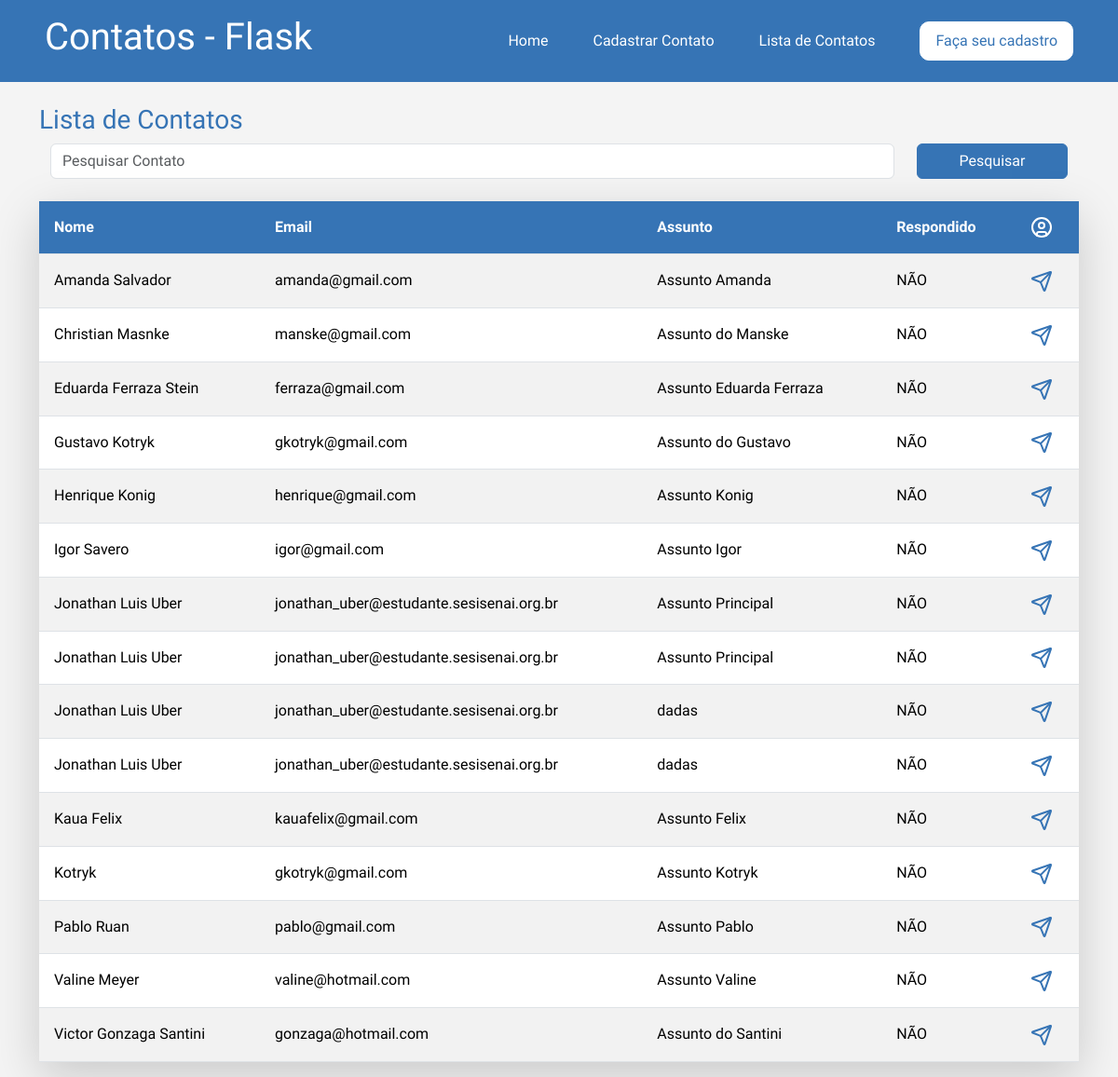
Page /contato/lista/ on the committed database.
### app/models.py (models this page shows)
class Contato(db.Model):
    id = db.Column(db.Integer, primary_key=True)
    data_envio = db.Column(db.DateTime, default=datetime.now())
    nome = db.Column(db.String(100), nullable=True)
    email = db.Column(db.String(100), nullable=True)
    assunto = db.Column(db.String(100), nullable=True)
    mensagem = db.Column(db.String(100), nullable=True)
    respondido = db.Column(db.Integer, default=0)

### app/views.py (the view)
@app.route('/contato/lista/')
def contatoLista():
    if request.method == 'GET':
        pesquisa = request.args.get('pesquisa', '')
    dados = Contato.query.order_by('nome')
    if pesquisa != '':
        dados = dados.filter(Contato.nome.ilike(f'%{pesquisa}%'))
    context = {'dados' : dados.all()}
    return render_template('contato_lista.html', context=context)

### app/templates/contato_lista.html (shortened to what this page needs)
{% extends "base.html" %}
{% block content %}
{% include "header.html" %}
    <div class="container">
            <div class="row mt-4">
                <h3>Lista de Contatos</h3>
                <form action="" method="get" class="row  m-0">
                    <div class="col-10">
                        <input type="text" name="pesquisa" class="form-control" placeholder="Pesquisar Contato">
                    </div>
                    <div class="col-2 m-0">
                        <button type="submit" class="btn btn-primary w-100 m-0">Pesquisar</button>
                    </div>
                </form>
                <div class="col-12">
                    <table class="table mt-4 table-striped  shadow-lg">
                        <thead >
                            <tr class="">
                                <th class="p-3">Nome</th>
                                <th class="p-3">Email</th>
                                <th class="p-3">Assunto</th>
                                <th class="p-3">Respondido</th>
                                <th class="p-3">
                                </th>
                            </tr>
                        </thead>
                        <body>
                            {% for linha in context.dados %}
                                <tr>
                                    <td class="p-3 align-items-center">{{ linha.nome }}</td>
                                    <td class="p-3 align-items-center">{{ linha.email }}</td>
                                    <td class="p-3 align-items-center">{{ linha.assunto }}</td>
                                    <td class="p-3 align-items-center">
                                        {% if linha.respondido == 1 %}
                                            SIM
                                        {% else %}
                                            NÃO
                                        {% endif%}
                                    </td>
                                    <td class="p-3 align-items-center">
                                        <a href="{{url_for('contatoDetalhes', id = linha.id)}}" id="abrirPerfil">
                                        </a>
                                    </td>
                                </tr>
                            {% endfor %}
                        </body>
                    </table>
                </div>
            </div>
       </div>
{% endblock %}

### app/templates/base.html (shortened to what this page needs)
<!DOCTYPE html>
<html lang="pt-br">
<head>
    <link href="https://cdn.jsdelivr.net/npm/bootstrap@5.3.7/dist/css/bootstrap.min.css" rel="stylesheet">
    <link rel="stylesheet" href="{{ url_for('static', filename='style.css') }}">
</head>
<body>
        {% block content %} {% endblock %}
</body>
</html>

### app/templates/header.html
{% extends "base.html" %}
{% block content %}
    <header>
        <div class="container-header">
            <div class="logo">
                <h1>Contatos - Flask</h1>
            </div>
            <div class="botoesLinks">
                <a href="{{url_for('homepage')}}" class="link">Home</a>
                <a href="{{url_for('contato_cadastro')}}" class="link">Cadastrar Contato</a>
                <a href="{{url_for('contatoLista')}}" style="text-align: center;" class="link">Lista de Contatos</a>
                {% if current_user.is_authenticated %}
                <a href="{{url_for('cadastro_usuario')}}" class="Cadastro-User">{{current_user.nome}} {{current_user.sobrenome}}</a>
                <a href="" class="Cadastro-Sair">Sair</a>
                {% else %}
                <a href="{{url_for('cadastro_usuario')}}" class="Cadastro-User">Faça seu cadastro</a>
                {% endif %}
            </div>
        </div>
    </header>
{% endblock %}

### app/static/style.css (style rules this page uses)
* { margin: 0; padding: 0; }
body { font-family: "Nata Sans", sans-serif; background-color: #f4f4f4; color: #3674B5; width: 100%; }
header { background-color: #3674B5; color: white; font-family: "Nata Sans", sans-serif; width: 100%; }
.container-header { display: flex; flex-direction: row; justify-content: space-between; align-items: center; padding: 1rem 3rem; }
.container-header h1 { font-size: 2.5rem; }
.botoesLinks { display: flex; align-items: center; gap: 3rem; }
.botoesLinks a { text-decoration: none; color: white; }
.container { width: 100% !important; }
.table th { background-color: #3674B5 !important; color: white; }
button { border: 1px solid #3674B5 !important; background-color: #3674B5 !important; }
.Cadastro-User { color: #3674B5 !important; background-color: white; border: 1px solid white; padding: 0.5rem 1rem; border-radius: 10px; }

### rows in the picture
Contato: nome "Amanda Salvador", email "amanda@gmail.com", assunto "Assunto Amanda", respondido "NÃO"
Contato: nome "Christian Masnke", email "manske@gmail.com", assunto "Assunto do Manske", respondido "NÃO"
Contato: nome "Eduarda Ferraza Stein", email "ferraza@gmail.com", assunto "Assunto Eduarda Ferraza", respondido "NÃO"
Contato: nome "Gustavo Kotryk", email "gkotryk@gmail.com", assunto "Assunto do Gustavo", respondido "NÃO"
Contato: nome "Henrique Konig", email "henrique@gmail.com", assunto "Assunto Konig", respondido "NÃO"
Contato: nome "Igor Savero", email "igor@gmail.com", assunto "Assunto Igor", respondido "NÃO"
Contato: nome "Jonathan Luis Uber", email "jonathan_uber@estudante.sesisenai.org.br", assunto "Assunto Principal", respondido "NÃO"
Contato: nome "Jonathan Luis Uber", email "jonathan_uber@estudante.sesisenai.org.br", assunto "Assunto Principal", respondido "NÃO"
Contato: nome "Jonathan Luis Uber", email "jonathan_uber@estudante.sesisenai.org.br", assunto "dadas", respondido "NÃO"
Contato: nome "Jonathan Luis Uber", email "jonathan_uber@estudante.sesisenai.org.br", assunto "dadas", respondido "NÃO"
Contato: nome "Kaua Felix", email "kauafelix@gmail.com", assunto "Assunto Felix", respondido "NÃO"
Contato: nome "Kotryk", email "gkotryk@gmail.com", assunto "Assunto Kotryk", respondido "NÃO"
Contato: nome "Pablo Ruan", email "pablo@gmail.com", assunto "Assunto Pablo", respondido "NÃO"
Contato: nome "Valine Meyer", email "valine@hotmail.com", assunto "Assunto Valine", respondido "NÃO"
Contato: nome "Victor Gonzaga Santini", email "gonzaga@hotmail.com", assunto "Assunto do Santini", respondido "NÃO"
